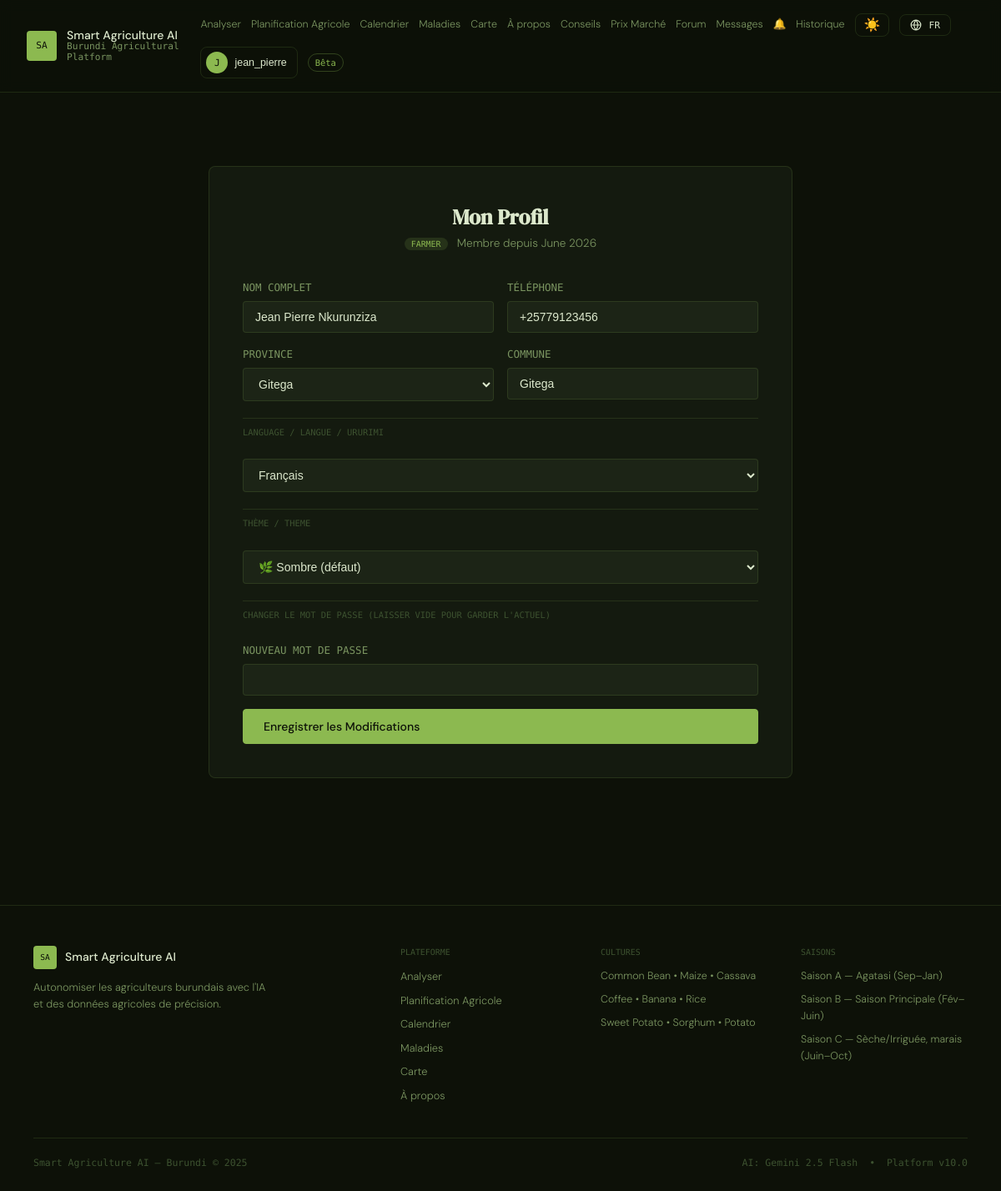
Screenshot of /profile (signed in) with the database file from the repository.
### models.py (models this page shows, shortened)
class User(UserMixin, db.Model):
    __tablename__ = "users"
    id            = db.Column(db.Integer, primary_key=True)
    username      = db.Column(db.String(64),  unique=True, nullable=False)
    email         = db.Column(db.String(120), unique=True, nullable=False)
    password_hash = db.Column(db.String(256), nullable=False)
    role          = db.Column(db.String(20),  nullable=False, default="farmer")
    language      = db.Column(db.String(5),   nullable=False, default="fr")  # fr | rn | en
    theme         = db.Column(db.String(10),  nullable=False, default="dark") # dark | light
    full_name     = db.Column(db.String(120), nullable=True)
    phone         = db.Column(db.String(30),  nullable=True)
    province      = db.Column(db.String(60),  nullable=True)
    commune       = db.Column(db.String(60),  nullable=True)
    created_at    = db.Column(db.DateTime, default=datetime.utcnow)
    last_login    = db.Column(db.DateTime, nullable=True)
    is_active                = db.Column(db.Boolean, default=True)
    is_verified_professional = db.Column(db.Boolean, default=False)
    analyses      = db.relationship("Analysis", backref="user", lazy=True, cascade="all, delete-orphan")
    farms         = db.relationship("Farm", backref="owner", lazy=True, cascade="all, delete-orphan")
    forum_posts   = db.relationship("ForumPost", backref="author", lazy=True, cascade="all, delete-orphan")
    forum_replies = db.relationship("ForumReply", backref="author", lazy=True, cascade="all, delete-orphan")
    sent_messages = db.relationship("DirectMessage", foreign_keys="DirectMessage.sender_id", backref="sender", lazy=True, cascade="all, delete-orphan")
    recv_messages = db.relationship("DirectMessage", foreign_keys="DirectMessage.receiver_id", backref="receiver", lazy=True)

### app.py (the view, shortened to what this page needs)
@app.route("/profile", methods=["GET","POST"])
@login_required
def auth_profile():
    return render_template("auth/profile.html", provinces=BURUNDI_PROVINCES)

### app.py (called while the page is built)
@login_manager.user_loader
def load_user(uid): return User.query.get(int(uid))

def get_current_lang():
    if current_user.is_authenticated and current_user.language in SUPPORTED_LANGS:
        return current_user.language
    return session.get("lang", DEFAULT_LANG)

def get_current_theme():
    if current_user.is_authenticated and current_user.theme in ("dark","light"):
        return current_user.theme
    return session.get("theme", "dark")

@app.context_processor
def inject_translation():
    lang  = get_current_lang()
    theme = get_current_theme()
    return {"t": lambda key: t(key, lang), "current_lang": lang,
            "lang_names": LANG_NAMES, "supported_langs": SUPPORTED_LANGS,
            "current_theme": theme}

### translations.py (called while the page is built)
def t(key: str, lang: str = DEFAULT_LANG) -> str:
    if lang not in SUPPORTED_LANGS:
        lang = DEFAULT_LANG
    entry = STRINGS.get(key)
    if not entry:
        return key  # untranslated key shown as-is, makes missing strings obvious during dev
    return entry.get(lang) or entry.get(DEFAULT_LANG) or key

### templates/auth/profile.html (shortened to what this page needs)
{% extends "base.html" %}
{% block content %}
<div class="auth-page"><div class="auth-card auth-card--wide">
    <div class="auth-card-header"><h1 class="auth-title">{{ t('auth.my_profile') }}</h1><p class="auth-subtitle"><span class="role-pill role-pill--{{ current_user.role }}">{{ current_user.role }}</span> &nbsp; {{ t('auth.member_since') }} {{ current_user.created_at.strftime('%B %Y') }}</p></div>
    <form method="POST" class="auth-form">
        <div class="form-row">
            <div class="form-group"><label class="form-label">{{ t('auth.full_name') }}</label><input type="text" name="full_name" class="form-input" value="{{ current_user.full_name or '' }}"/></div>
            <div class="form-group"><label class="form-label">{{ t('auth.phone') }}</label><input type="tel" name="phone" class="form-input" value="{{ current_user.phone or '' }}"/></div>
        </div>
        <div class="form-row">
            <div class="form-group"><label class="form-label">{{ t('auth.province') }}</label><select name="province" class="form-input form-select"><option value="">...</option>{% for p in provinces %}<option value="{{ p }}" {% if current_user.province==p %}selected{% endif %}>{{ p }}</option>{% endfor %}</select></div>
            <div class="form-group"><label class="form-label">{{ t('auth.commune') }}</label><input type="text" name="commune" class="form-input" value="{{ current_user.commune or '' }}"/></div>
        </div>
        <div class="form-divider">Language / Langue / Ururimi</div>
        <div class="form-group">
            <select name="language" class="form-input form-select">
                {% for code in supported_langs %}
                <option value="{{ code }}" {% if current_user.language==code %}selected{% endif %}>{{ lang_names[code] }}</option>
                {% endfor %}
            </select>
        </div>
        <div class="form-divider">Thème / Theme</div>
        <div class="form-group">
            <select name="theme" class="form-input form-select">
                <option value="dark" {% if current_user.theme=='dark' %}selected{% endif %}>🌿 Sombre (défaut)</option>
            </select>
        </div>
        <div class="form-divider">{{ t('auth.change_password') }}</div>
        <div class="form-group"><label class="form-label">{{ t('auth.new_password') }}</label><input type="password" name="new_password" class="form-input"/></div>
        <button type="submit" class="btn btn--primary">{{ t('auth.save_changes') }}</button>
    </form>
</div></div>
{% endblock %}

### templates/base.html (shortened to what this page needs)
<!DOCTYPE html>
<html lang="{{ current_lang }}" data-theme="{{ current_theme }}">
<head>
    <link rel="stylesheet" href="{{ url_for('static', filename='css/main.css') }}"/>
</head>
<body>
<header class="site-header">
    <a href="{{ url_for('index') }}" class="logo">
        <span class="logo-mark">SA</span>
        <div class="logo-text">
            <span class="logo-primary">Smart Agriculture AI</span>
            <span class="logo-tag">Burundi Agricultural Platform</span>
        </div>
    </a>
    <nav class="site-nav" id="desktopNav">
        <a href="{{ url_for('index') }}" class="nav-link {% if request.endpoint=='index' %}nav-link--active{% endif %}">{{ t('nav.analyze') }}</a>
        <a href="{{ url_for('farm.farm_list') }}" class="nav-link {% if request.blueprint=='farm' %}nav-link--active{% endif %}">{{ t('nav.farm_planning') }}</a>
        <a href="{{ url_for('calendar') }}" class="nav-link {% if request.endpoint=='calendar' %}nav-link--active{% endif %}">{{ t('nav.calendar') }}</a>
        <a href="{{ url_for('disease_library') }}" class="nav-link {% if request.endpoint=='disease_library' %}nav-link--active{% endif %}">{{ t('nav.diseases') }}</a>
        <a href="{{ url_for('outbreak_map') }}" class="nav-link {% if request.endpoint=='outbreak_map' %}nav-link--active{% endif %}">{{ t('nav.map') }}</a>
        <a href="{{ url_for('about') }}" class="nav-link {% if request.endpoint=='about' %}nav-link--active{% endif %}">{{ t('nav.about') }}</a>
        <a href="{{ url_for('features.planting_advice') }}" class="nav-link {% if request.endpoint=='features.planting_advice' %}nav-link--active{% endif %}">Conseils</a>
        <a href="{{ url_for('features.market') }}" class="nav-link {% if request.endpoint in ['features.market','features.market_post'] %}nav-link--active{% endif %}">Prix Marché</a>
        <a href="{{ url_for('community.forum') }}" class="nav-link {% if request.blueprint=='community' and 'forum' in (request.endpoint or '') %}nav-link--active{% endif %}">Forum</a>
        {% if current_user.is_authenticated %}
        <a href="{{ url_for('community.inbox') }}" class="nav-link {% if request.endpoint in ['community.inbox','community.conversation'] %}nav-link--active{% endif %}" id="inboxLink">
            Messages
        </a>
        <a href="{{ url_for('features.notifications') }}" class="nav-link {% if request.endpoint=='features.notifications' %}nav-link--active{% endif %}" id="notifLink">
            🔔
        </a>
        {% endif %}
        {% if current_user.is_authenticated %}
            <a href="{{ url_for('farm_history') }}" class="nav-link {% if 'history' in (request.endpoint or '') %}nav-link--active{% endif %}">{{ t('nav.history') }}</a>
        {% endif %}
        <button class="nav-theme-btn" id="themeToggleBtn" onclick="toggleTheme()" title="Toggle light/dark mode" aria-label="Toggle theme">
            <span id="themeIcon">{% if current_theme == 'light' %}🌙{% else %}☀️{% endif %}</span>
        </button>
        <div class="nav-lang-menu">
            <button class="nav-lang-btn" id="langMenuBtn" aria-label="Language">
                <svg width="14" height="14" viewBox="0 0 24 24" fill="none" stroke="currentColor" stroke-width="2"><circle cx="12" cy="12" r="10"/><path d="M2 12h20M12 2a15 15 0 0 1 0 20M12 2a15 15 0 0 0 0 20"/></svg>
                <span>{{ current_lang|upper }}</span>
            </button>
        </div>
        {% if current_user.is_authenticated %}
            <div class="nav-user-menu">
                <button class="nav-user-btn" id="userMenuBtn" aria-label="User menu">
                    <span class="nav-user-avatar">{{ current_user.username[0].upper() }}</span>
                    <span class="nav-user-name">{{ current_user.username }}</span>
                </button>
            </div>
        {% else %}
            <a href="{{ url_for('auth_login') }}" class="btn btn--outline nav-auth-btn">{{ t('nav.login') }}</a>
            <a href="{{ url_for('auth_register') }}" class="btn btn--primary nav-auth-btn">{{ t('nav.register') }}</a>
        {% endif %}
        <span class="nav-badge">{{ t('nav.beta') }}</span>
    </nav>
</header>
<main class="site-main">
    {% block content %}{% endblock %}
</main>
<footer class="site-footer">
    <div class="footer-grid">
        <div class="footer-brand">
            <div class="footer-logo">
                <span class="logo-mark logo-mark--sm">SA</span>
                <span class="footer-brand-name">Smart Agriculture AI</span>
            </div>
            <p class="footer-tagline">{{ t('footer.tagline') }}</p>
        </div>
        <div class="footer-col">
            <p class="footer-col-title">{{ t('footer.platform') }}</p>
            <a href="{{ url_for('index') }}" class="footer-link">{{ t('nav.analyze') }}</a>
            <a href="{{ url_for('farm.farm_list') }}" class="footer-link">{{ t('nav.farm_planning') }}</a>
            <a href="{{ url_for('calendar') }}" class="footer-link">{{ t('nav.calendar') }}</a>
            <a href="{{ url_for('disease_library') }}" class="footer-link">{{ t('nav.diseases') }}</a>
            <a href="{{ url_for('outbreak_map') }}" class="footer-link">{{ t('nav.map') }}</a>
            <a href="{{ url_for('about') }}" class="footer-link">{{ t('nav.about') }}</a>
        </div>
        <div class="footer-col">
            <p class="footer-col-title">{{ t('footer.crops') }}</p>
            <span class="footer-text">Common Bean &bull; Maize &bull; Cassava</span>
            <span class="footer-text">Coffee &bull; Banana &bull; Rice</span>
            <span class="footer-text">Sweet Potato &bull; Sorghum &bull; Potato</span>
        </div>
        <div class="footer-col">
            <p class="footer-col-title">{{ t('footer.seasons') }}</p>
            <span class="footer-text">{{ t('season.a') }}</span>
            <span class="footer-text">{{ t('season.b') }}</span>
            <span class="footer-text">{{ t('season.c') }}</span>
        </div>
    </div>
    <div class="footer-bottom">
        <span>Smart Agriculture AI &mdash; Burundi &copy; 2025</span>
        <span class="footer-bottom-right">AI: Gemini 2.5 Flash &nbsp;&bull;&nbsp; Platform v10.0</span>
    </div>
</footer>
</body>
</html>

### rows the page displays
User: username "J", username "jean_pierre", role "FARMER", created_at "June 2026", full_name "Jean Pierre Nkurunziza", phone "+25779123456", province "Gitega", commune "Gitega", theme "🌿 Sombre (défaut)"

### other values shown
{{ t('nav.analyze') }} "Analyser"
{{ t('nav.farm_planning') }} "Planification Agricole"
{{ t('nav.calendar') }} "Calendrier"
{{ t('nav.diseases') }} "Maladies"
{{ t('nav.map') }} "Carte"
{{ t('nav.about') }} "À propos"
{{ t('nav.history') }} "Historique"
{{ current_lang|upper }} "FR"
{{ t('nav.beta') }} "Bêta"
{{ t('auth.my_profile') }} "Mon Profil"
{{ t('auth.member_since') }} "Membre depuis"
{{ t('auth.full_name') }} "NOM COMPLET"
{{ t('auth.phone') }} "TÉLÉPHONE"
{{ t('auth.province') }} "PROVINCE"
{{ t('auth.commune') }} "COMMUNE"
